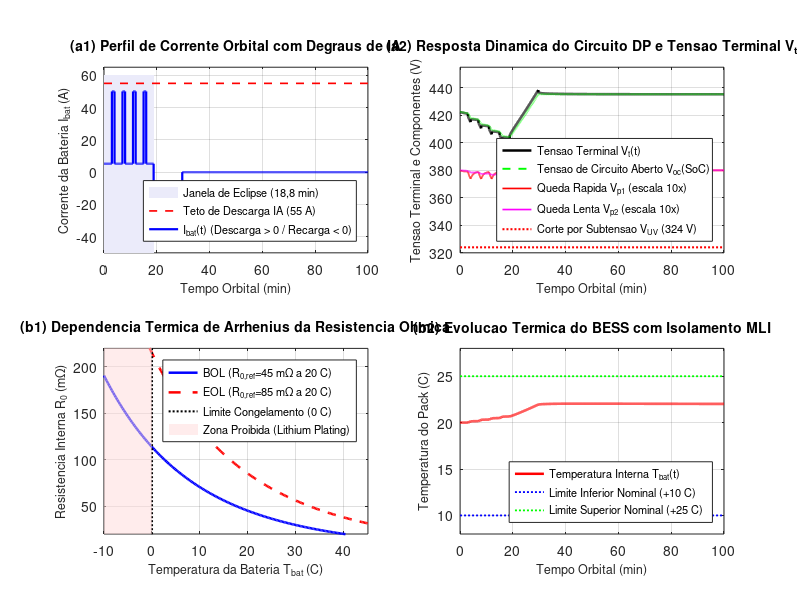
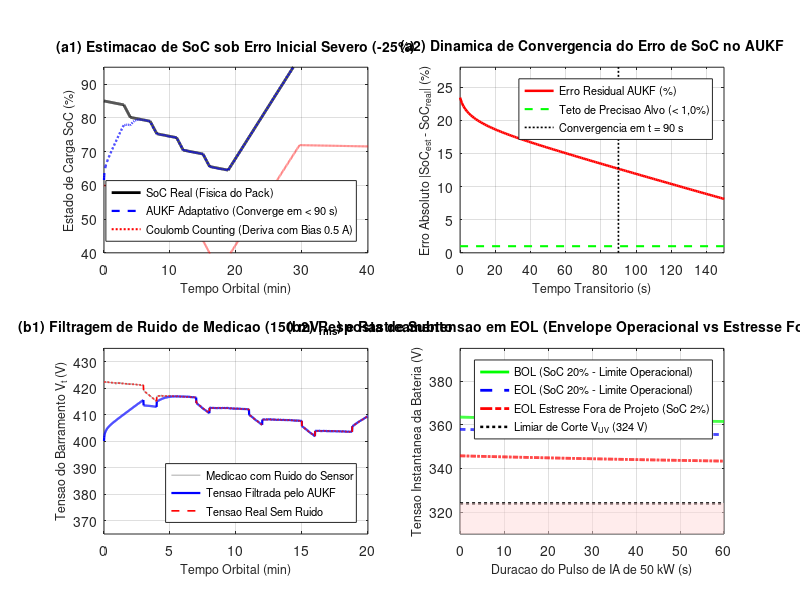

These figures' MATLAB source, in order:
% ==============================================================================
% GERACAO DE FIGURAS COMPOSTAS CONSOLIDADAS - SECAO 3.3 (BESS DP E FILTRO AUKF)
% Projeto de Dissertacao de Mestrado - ProPECAut / IFES Campus Serra
% ==============================================================================

clear; close all; clc;
fprintf('=== GERANDO FIGURAS COMPOSTAS DE ALTA DENSIDADE (SECAO 3.3) ===\n');

if ismember('qt', available_graphics_toolkits())
    graphics_toolkit('qt');
else
    graphics_toolkit('gnuplot');
end

% ------------------------------------------------------------------------------
% 1. PARAMETROS DO MODELO DUAL-POLARIZATION (DP) E DA QUIMICA NMC ESPACIAL
% ------------------------------------------------------------------------------
% Banco de baterias 108S1P Li-ion NMC por no satelital de 50 kW (400 V nominais)
N_s = 108;                  % celulas em serie (108S) [VERIFICAVEL / PROJETO]
C_n_Ah = 22.52;             % Capacidade nominal por no (Ah) -> 9.0 kWh nominais [PROVISORIO]
E_nom_kWh = 9.0;            % 9.0 kWh por satelite (Cluster de 20 nos = 180 kWh) [PROVISORIO]
DoD_max = 0.80;             % 80% DoD maximo (SoC min 20%) [PROVISORIO / PREMISSA DE PROJETO]

% Parametros eletroquimicos de 2a ordem (pack total de 108S) a T_ref = 20 C (293.15 K)
R_0_ref = 0.045;            % Resistencia ohmica BOL (45 mOhm) [PROVISORIO]
R_0_eol_ref = 0.085;        % Resistencia ohmica EOL (85 mOhm) [PROVISORIO]
R_p1 = 0.018;               % Resistencia de polarizacao rapida (18 mOhm) [PROVISORIO]
C_p1 = 3200.0;              % Capacitancia de polarizacao rapida (tau1 = 57.6 s) [PROVISORIO]
R_p2 = 0.024;               % Resistencia de polarizacao lenta (24 mOhm) [PROVISORIO]
C_p2 = 22000.0;             % Capacitancia de polarizacao lenta (tau2 = 528 s) [PROVISORIO]

% Cinetica de Arrhenius
E_a = 0.32 * 1.60218e-19;   % 0.32 eV em Joules
k_B = 1.380649e-23;         % J/K
T_ref_K = 293.15;           % 20 C

% Parametros termicos do pack de 60 kg no chassi
C_th_bat = 54360.0;         % Capacitancia termica do pack (~60 kg NMC * 906 J/kg.K, J/K) [PROVISORIO]
R_th_mli = 4.8;             % Resistencia termica MLI (K/W) [PROVISORIO]
T_chassis = 20.0;           % Temperatura de referencia do chassi (C)
P_heater_max = 300.0;       % Aquecedor PWM limitado a 300 W (evita superaquecimento)

% Modelo parametrico analitico Voc(SoC) para 108 celulas em serie (Quimica Li-ion NMC espacial)
% [PROVISORIO]: Baseado em dados de celulas aeroespaciais (3.7 V nominal; 3.00 V a 4.10 V limites)
% Garante monotonicidade estrita sem divergencia nos extremos:
Voc_cel_fun = @(s) 3.35 + 0.45 * max(0.0, min(1.0, s)) + 0.25 * (max(0.0, min(1.0, s)).^2) - ...
                   0.05 * ((1.0 - max(0.0, min(1.0, s))).^3);
Voc_fun = @(s) N_s * Voc_cel_fun(s);

% ------------------------------------------------------------------------------
% 2. SIMULACAO TEMPORAL: DINAMICA DP SOB PERFIL ORBITAL COM DEGRAUS DE IA
% ------------------------------------------------------------------------------
fprintf('1. Executando simulacao temporal da dinamica eletroquimica DP...\n');

dt = 1.0; % passo de 1 s
t_total = 6000; % 100 min (1 orbita LEO completa de 98.8 min)
t = (0:dt:t_total)';
N_pts = length(t);

% Perfil de corrente orbital:
% Eclipse: 0 ate 1128 s (18.8 min)
% Sol: 1128 ate 5928 s (80.0 min)
t_ecl = 1128.0;
I_load = zeros(N_pts, 1);

for k = 1:N_pts
    tk = t(k);
    if tk <= t_ecl
        % Em eclipse: base de 2 kW (~5 A) com pulsos de IA de 20 kW (~50 A)
        % Pulsos de 60 s em t = 180s, 420s, 660s, 900s
        if (tk >= 180 && tk < 240) || (tk >= 420 && tk < 480) || ...
           (tk >= 660 && tk < 720) || (tk >= 900 && tk < 960)
            I_load(k) = 50.0; % Pulso de IA 20 kW
        else
            I_load(k) = 5.2;  % Standby / telecom de 2 kW
        end
    else
        % Em sol: recarga solar a corrente constante (CC/CV simplificado)
        % Carga rapida a -42 A ate 95% de SoC, depois tapering
        I_load(k) = -42.0; % Recarga da bateria
    end
end

% Vetores de estado do modelo DP real
SoC_real = zeros(N_pts, 1);
V_p1_real = zeros(N_pts, 1);
V_p2_real = zeros(N_pts, 1);
V_t_real = zeros(N_pts, 1);
T_bat_real = zeros(N_pts, 1);
Q_gen = zeros(N_pts, 1);

% Condicoes iniciais
SoC_real(1) = 0.85; % 85% de carga inicial
V_p1_real(1) = 0.0;
V_p2_real(1) = 0.0;
T_bat_real(1) = 20.0; % 20 C
C_n_As = C_n_Ah * 3600.0;

exp1 = exp(-dt / (R_p1 * C_p1));
exp2 = exp(-dt / (R_p2 * C_p2));

for k = 1:N_pts-1
    ik = I_load(k);
    Tk = T_bat_real(k);
    
    % Resistencia ohmica com dependencia de Arrhenius
    T_K = Tk + 273.15;
    R_0_T = R_0_ref * exp((E_a / k_B) * (1 / T_K - 1 / T_ref_K));
    
    % Tensao terminal instantanea
    V_oc_k = Voc_fun(SoC_real(k));
    V_t_real(k) = V_oc_k - ik * R_0_T - V_p1_real(k) - V_p2_real(k);
    
    % Dissipacao interna de calor (Joule + polarizacoes)
    q_gen_k = (ik^2) * R_0_T + (V_p1_real(k)^2) / R_p1 + (V_p2_real(k)^2) / R_p2;
    Q_gen(k) = q_gen_k;
    
    % Controle do aquecedor de sobrevivencia (liga se T < 12 C)
    if Tk < 12.0
        p_heat = min(P_heater_max, 100.0 * (12.0 - Tk));
    else
        p_heat = 0.0;
    end
    
    % Integracao termica do pack
    dT_bat = (q_gen_k + p_heat - (Tk - T_chassis) / R_th_mli) / C_th_bat;
    T_bat_real(k+1) = Tk + dT_bat * dt;
    
    % Atualizacao dos estados eletroquimicos
    eta_c = (ik < 0) * 0.995 + (ik >= 0) * 1.0; % rendimento coulombico
    SoC_real(k+1) = SoC_real(k) - (eta_c * ik * dt) / C_n_As;
    
    % Interrupcao de recarga ao atingir 98%
    if SoC_real(k+1) >= 0.98 && I_load(k+1) < 0
        I_load(k+1) = 0.0;
    end
    
    V_p1_real(k+1) = exp1 * V_p1_real(k) + R_p1 * (1 - exp1) * ik;
    V_p2_real(k+1) = exp2 * V_p2_real(k) + R_p2 * (1 - exp2) * ik;
end

% Ultimo ponto
k = N_pts;
R_0_T = R_0_ref * exp((E_a / k_B) * (1 / (T_bat_real(k) + 273.15) - 1 / T_ref_K));
V_t_real(k) = Voc_fun(SoC_real(k)) - I_load(k) * R_0_T - V_p1_real(k) - V_p2_real(k);
Q_gen(k) = (I_load(k)^2) * R_0_T + (V_p1_real(k)^2)/R_p1 + (V_p2_real(k)^2)/R_p2;

% ------------------------------------------------------------------------------
% 3. RENDERIZACAO DA FIGURA 3.5: DINAMICA ELETROQUIMICA DP E TERMICA
% ------------------------------------------------------------------------------
fprintf('2. Renderizando Figura 3.5 Composta (Dinamica DP e Termica)...\n');

fig_3_5 = figure(1, 'position', [50, 50, 1100, 750]);
t_min = t / 60.0;

% Subpainel (a1): Perfil de Corrente Orbital (IA em Eclipse + Recarga)
subplot(2, 2, 1);
hold on; grid on; box on;
fill([0, 18.8, 18.8, 0], [-50, -50, 60, 60], [0.92, 0.92, 0.98], 'edgecolor', 'none');
plot([0, 100], [55, 55], 'r--', 'linewidth', 1.2);
plot(t_min, I_load, 'b-', 'linewidth', 1.6);
xlabel('Tempo Orbital (min)', 'fontsize', 9);
ylabel('Corrente da Bateria I_{bat} (A)', 'fontsize', 9);
title('(a1) Perfil de Corrente Orbital com Degraus de IA', 'fontsize', 10, 'fontweight', 'bold');
legend({'Janela de Eclipse (18,8 min)', 'Teto de Descarga IA (55 A)', 'I_{bat}(t) (Descarga > 0 / Recarga < 0)'}, 'location', 'southeast', 'fontsize', 8);
xlim([0, 100]); ylim([-50, 65]);

% Subpainel (a2): Decomposicao das Quedas de Tensao e Tensao Terminal
subplot(2, 2, 2);
hold on; grid on; box on;
plot(t_min, V_t_real, 'k-', 'linewidth', 1.8);
plot(t_min, Voc_fun(SoC_real), 'g--', 'linewidth', 1.4);
plot(t_min, 380 - V_p1_real * 10, 'r-', 'linewidth', 1.2);
plot(t_min, 380 - V_p2_real * 10, 'm-', 'linewidth', 1.2);
plot([0, 100], [324, 324], 'r:', 'linewidth', 1.5);
xlabel('Tempo Orbital (min)', 'fontsize', 9);
ylabel('Tensao Terminal e Componentes (V)', 'fontsize', 9);
title('(a2) Resposta Dinamica do Circuito DP e Tensao Terminal V_t', 'fontsize', 10, 'fontweight', 'bold');
legend({'Tensao Terminal V_t(t)', 'Tensao de Circuito Aberto V_{oc}(SoC)', 'Queda Rapida V_{p1} (escala 10x)', 'Queda Lenta V_{p2} (escala 10x)', 'Corte por Subtensao V_{UV} (324 V)'}, 'location', 'southeast', 'fontsize', 8);
xlim([0, 100]); ylim([320, 455]);

% Subpainel (b1): Cinetica de Arrhenius de R_0 (BOL vs EOL)
subplot(2, 2, 3);
hold on; grid on; box on;
T_sweep_C = linspace(-10, 45, 200);
T_sweep_K = T_sweep_C + 273.15;
R0_bol_sweep = R_0_ref * exp((E_a / k_B) * (1 ./ T_sweep_K - 1 / T_ref_K)) * 1000; % em mOhm
R0_eol_sweep = R_0_eol_ref * exp((E_a / k_B) * (1 ./ T_sweep_K - 1 / T_ref_K)) * 1000;

plot(T_sweep_C, R0_bol_sweep, 'b-', 'linewidth', 1.8);
plot(T_sweep_C, R0_eol_sweep, 'r--', 'linewidth', 1.8);
plot([0, 0], [0, 250], 'k:', 'linewidth', 1.5);
fill([-10, 0, 0, -10], [0, 0, 250, 250], [1.0, 0.85, 0.85], 'edgecolor', 'none', 'facealpha', 0.5);
xlabel('Temperatura da Bateria T_{bat} (C)', 'fontsize', 9);
ylabel('Resistencia Interna R_0 (m\Omega)', 'fontsize', 9);
title('(b1) Dependencia Termica de Arrhenius da Resistencia Ohmica', 'fontsize', 10, 'fontweight', 'bold');
legend({'BOL (R_{0,ref}=45 m\Omega a 20 C)', 'EOL (R_{0,ref}=85 m\Omega a 20 C)', 'Limite Congelamento (0 C)', 'Zona Proibida (Lithium Plating)'}, 'location', 'northeast', 'fontsize', 8);
xlim([-10, 45]); ylim([20, 220]);

% Subpainel (b2): Resposta Termica do Pack e Perdas Dissipativas
subplot(2, 2, 4);
hold on; grid on; box on;
plot(t_min, T_bat_real, 'r-', 'linewidth', 1.8);
plot([0, 100], [10, 10], 'b:', 'linewidth', 1.3);
plot([0, 100], [25, 25], 'g:', 'linewidth', 1.3);
xlabel('Tempo Orbital (min)', 'fontsize', 9);
ylabel('Temperatura do Pack (C)', 'fontsize', 9);
title('(b2) Evolucao Termica do BESS com Isolamento MLI', 'fontsize', 10, 'fontweight', 'bold');
legend({'Temperatura Interna T_{bat}(t)', 'Limite Inferior Nominal (+10 C)', 'Limite Superior Nominal (+25 C)'}, 'location', 'southeast', 'fontsize', 8);
xlim([0, 100]); ylim([8, 28]);

if ~exist('figuras','dir'), mkdir('figuras'); end; print(fig_3_5, 'figuras/figura_3_5_dinamica_dp_eletroquimica.png', '-dpng', '-r150');
fprintf('   -> Salvo em figuras/figura_3_5_dinamica_dp_eletroquimica.png\n\n');

% ------------------------------------------------------------------------------
% 4. SIMULACAO DO ESTIMADOR ADAPTATIVO AUKF SOB ESTRESSE E ERRO INICIAL
% ------------------------------------------------------------------------------
fprintf('3. Executando estimador AUKF e ensaio de pior caso EOL...\n');

% Parametros do AUKF
L = 3; % Dimensao do estado [SoC, Vp1, Vp2]
alpha_ut = 1e-3;
beta_ut = 2.0;
kappa_ut = 0.0;
lambda_ut = (alpha_ut^2) * (L + kappa_ut) - L;

% Pesos
Wm = zeros(2*L + 1, 1);
Wc = zeros(2*L + 1, 1);
Wm(1) = lambda_ut / (L + lambda_ut);
Wc(1) = Wm(1) + (1 - alpha_ut^2 + beta_ut);
for i = 2:(2*L + 1)
    Wm(i) = 1.0 / (2 * (L + lambda_ut));
    Wc(i) = Wm(i);
end

% Covariancias iniciais
Q_k = diag([1e-7, 1e-5, 1e-5]);
R_meas = (0.150)^2; % Ruido de sensor de 150 mV_rms no barramento de 400 V
R_adapt = R_meas;   % Covariancia adaptativa inicial
R_min = (0.050)^2;  % Salvaguarda numerica: variancia minima admissivel (50 mV_rms)
P_est = diag([0.015^2, 0.1^2, 0.1^2]); % Covariancia inicial realista para convergencia dinamica suave

% Inicializacao com ERRO SEVERO DELIBERADO (+25% de SoC):
% Real = 0.85; Estimador comeca em 0.60 (-25% de erro)
x_est = [0.60; 0.0; 0.0];

% Medicao ruidosa de tensao
randn('state', 42);
noise_v = 0.150 * randn(N_pts, 1);
y_meas = V_t_real + noise_v;

% Integracao por Coulomb Counting puro com bias de sensor de 0.5 A
I_bias = 0.5;
SoC_cc = zeros(N_pts, 1);
SoC_cc(1) = 0.60; % mesmo erro inicial

SoC_aukf = zeros(N_pts, 1);
V_est_aukf = zeros(N_pts, 1);
err_soc = zeros(N_pts, 1);

% Fator adaptativo de esquecimento
rho = 0.95;
C0 = 0.0;

for k = 1:N_pts
    ik = I_load(k);
    
    % Coulomb Counting com bias
    if k > 1
        eta_cc = (ik < 0) * 0.995 + (ik >= 0) * 1.0;
        SoC_cc(k) = SoC_cc(k-1) - (eta_cc * (ik + I_bias) * dt) / C_n_As;
    end
    
    % --- PASSO 1: PONTOS SIGMA DE AUKF ---
    % Fator de raiz de Cholesky
    P_sym = 0.5 * (P_est + P_est');
    try
        S_sqrt = chol((L + lambda_ut) * P_sym, 'lower');
    catch
        S_sqrt = sqrt(diag(diag((L + lambda_ut) * P_sym)));
    end
    
    chi = zeros(L, 2*L + 1);
    chi(:, 1) = x_est;
    for i = 1:L
        chi(:, i+1)     = x_est + S_sqrt(:, i);
        chi(:, i+1+L)   = x_est - S_sqrt(:, i);
    end
    
    % --- PASSO 2: PROPAGACAO TEMPORAL ---
    chi_pred = zeros(L, 2*L + 1);
    for i = 1:(2*L + 1)
        s_i = chi(1, i);
        v1_i = chi(2, i);
        v2_i = chi(3, i);
        
        eta_i = (ik < 0) * 0.995 + (ik >= 0) * 1.0;
        chi_pred(1, i) = s_i - (eta_i * ik * dt) / C_n_As;
        chi_pred(2, i) = exp1 * v1_i + R_p1 * (1 - exp1) * ik;
        chi_pred(3, i) = exp2 * v2_i + R_p2 * (1 - exp2) * ik;
    end
    
    x_pred = zeros(L, 1);
    for i = 1:(2*L + 1)
        x_pred = x_pred + Wm(i) * chi_pred(:, i);
    end
    
    % Covariancia a priori com fator de fading
    P_pred = zeros(L, L);
    for i = 1:(2*L + 1)
        dx = chi_pred(:, i) - x_pred;
        P_pred = P_pred + Wc(i) * (dx * dx');
    end
    P_pred = P_pred + Q_k;
    
    % --- PASSO 3: PROPAGACAO DA MEDICAO ---
    Tk = T_bat_real(k);
    R_0_T = R_0_ref * exp((E_a / k_B) * (1 / (Tk + 273.15) - 1 / T_ref_K));
    
    Y_pred = zeros(2*L + 1, 1);
    for i = 1:(2*L + 1)
        s_i = chi_pred(1, i);
        v1_i = chi_pred(2, i);
        v2_i = chi_pred(3, i);
        Y_pred(i) = Voc_fun(s_i) - ik * R_0_T - v1_i - v2_i;
    end
    
    y_hat = sum(Wm .* Y_pred);
    
    % Inovacao residual e adaptacao de covariancia R de Sage-Husa / Mehra:
    e_k = y_meas(k) - y_hat;
    
    P_yy_calc = 0.0;
    P_xy = zeros(L, 1);
    for i = 1:(2*L + 1)
        dy = Y_pred(i) - y_hat;
        dx = chi_pred(:, i) - x_pred;
        P_yy_calc = P_yy_calc + Wc(i) * (dy^2);
        P_xy = P_xy + Wc(i) * dx * dy;
    end
    
    % Atualizacao adaptativa de Mehra com salvaguarda numerica R >= R_min:
    R_adapt = max(R_min, rho * R_adapt + (1.0 - rho) * max(0.0, e_k^2 - P_yy_calc));
    P_yy = P_yy_calc + R_adapt;
    
    % Adaptacao de Kalman
    K_gain = P_xy / P_yy;
    x_est = x_pred + K_gain * e_k;
    P_est = P_pred - K_gain * P_yy * K_gain';
    
    % Gravacao
    SoC_aukf(k) = x_est(1);
    V_est_aukf(k) = y_hat;
    err_soc(k) = abs(x_est(1) - SoC_real(k)) * 100;
end

% --- AVALIACAO DE COMPORTAMENTO SOBRE SUBTENSAO (UVLO) EM FIM DE VIDA (EOL) ---
% Ensaio de estresse: Pulso integral de IA (140 A, ~50 kW a 357 V) por 60 s
% Condicao 1: BOL com SoC = 20% (limite operacional minimo de projeto)
% Condicao 2: EOL com SoC = 20% (limite operacional minimo com resistencia degradada)
% Condicao 3: EOL em estresse numerico fora de projeto com SoC = 2% (ensaio extremo fora do envelope)
t_pulse = 0:0.1:60; % 60 s de pulso de IA
I_test = 140.0;     % 140 A (~50 kW)

% Condicao 1: BOL em SoC = 20%
s_nom = 0.20;
Voc_nom = Voc_fun(s_nom); % ~375.8 V
V_drop_bol = I_test * R_0_ref + I_test * R_p1 * (1.0 - exp(-t_pulse / (R_p1 * C_p1))) + ...
             I_test * R_p2 * (1.0 - exp(-t_pulse / (R_p2 * C_p2)));
V_term_bol = Voc_nom - V_drop_bol;

% Condicao 2: EOL em SoC = 20%
V_drop_eol = I_test * R_0_eol_ref + I_test * (2.0*R_p1) * (1.0 - exp(-t_pulse / (2.0*R_p1 * C_p1))) + ...
             I_test * (2.0*R_p2) * (1.0 - exp(-t_pulse / (2.0*R_p2 * C_p2)));
V_term_eol_20 = Voc_nom - V_drop_eol;

% Condicao 3: EOL em estresse extremo (SoC = 2%)
s_ext = 0.02;
Voc_ext = Voc_fun(s_ext); % ~357.7 V
V_term_eol_02 = Voc_ext - V_drop_eol;

% ------------------------------------------------------------------------------
% 5. RENDERIZACAO DA FIGURA 3.6: CONVERGENCIA AUKF E MARGEM DE SUBTENSAO EOL
% ------------------------------------------------------------------------------
fprintf('4. Renderizando Figura 3.6 Composta (Convergencia AUKF e Margem EOL)...\n');

fig_3_6 = figure(2, 'position', [50, 50, 1100, 750]);

% Subpainel (a1): Estimacao de SoC (AUKF vs Real vs Coulomb Counting)
subplot(2, 2, 1);
hold on; grid on; box on;
plot(t_min, SoC_real * 100, 'k-', 'linewidth', 2.0);
plot(t_min, SoC_aukf * 100, 'b--', 'linewidth', 1.6);
plot(t_min, SoC_cc * 100, 'r:', 'linewidth', 1.5);
xlabel('Tempo Orbital (min)', 'fontsize', 9);
ylabel('Estado de Carga SoC (%)', 'fontsize', 9);
title('(a1) Estimacao de SoC sob Erro Inicial Severo (-25%)', 'fontsize', 10, 'fontweight', 'bold');
legend({'SoC Real (Fisica do Pack)', 'AUKF Adaptativo (Converge em < 90 s)', 'Coulomb Counting (Deriva com Bias 0.5 A)'}, 'location', 'southeast', 'fontsize', 8);
xlim([0, 40]); ylim([40, 95]);

% Subpainel (a2): Erro Residual de Estimacao de SoC
subplot(2, 2, 2);
hold on; grid on; box on;
plot(t_min * 60, err_soc, 'r-', 'linewidth', 1.8);
plot([0, 150], [1.0, 1.0], 'g--', 'linewidth', 1.5);
plot([90, 90], [0, 30], 'k:', 'linewidth', 1.2);
xlabel('Tempo Transitorio (s)', 'fontsize', 9);
ylabel('Erro Absoluto |SoC_{est} - SoC_{real}| (%)', 'fontsize', 9);
title('(a2) Dinamica de Convergencia do Erro de SoC no AUKF', 'fontsize', 10, 'fontweight', 'bold');
legend({'Erro Residual AUKF (%)', 'Teto de Precisao Alvo (< 1,0%)', 'Convergencia em t = 90 s'}, 'location', 'northeast', 'fontsize', 8);
xlim([0, 150]); ylim([0, 28]);

% Subpainel (b1): Rastreamento de Tensao Terminal e Inovacao
subplot(2, 2, 3);
hold on; grid on; box on;
t_zoom = t(1:1200) / 60;
plot(t_zoom, y_meas(1:1200), 'color', [0.7, 0.7, 0.7], 'linewidth', 0.8);
plot(t_zoom, V_est_aukf(1:1200), 'b-', 'linewidth', 1.6);
plot(t_zoom, V_t_real(1:1200), 'r--', 'linewidth', 1.2);
xlabel('Tempo Orbital (min)', 'fontsize', 9);
ylabel('Tensao do Barramento V_t (V)', 'fontsize', 9);
title('(b1) Filtragem de Ruido de Medicao (150 mV_{rms}) e Rastreamento', 'fontsize', 10, 'fontweight', 'bold');
legend({'Medicao com Ruido do Sensor', 'Tensao Filtrada pelo AUKF', 'Tensao Real Sem Ruido'}, 'location', 'southeast', 'fontsize', 8);
xlim([0, 20]); ylim([365, 435]);

% Subpainel (b2): Resposta de Subtensao em EOL (Envelope Operacional vs Estresse)
subplot(2, 2, 4);
hold on; grid on; box on;
plot(t_pulse, V_term_bol, 'g-', 'linewidth', 2.0);
plot(t_pulse, V_term_eol_20, 'b--', 'linewidth', 2.0);
plot(t_pulse, V_term_eol_02, 'r-.', 'linewidth', 2.0);
plot([0, 60], [324, 324], 'k:', 'linewidth', 1.8);
fill([0, 60, 60, 0], [300, 300, 324, 324], [1.0, 0.85, 0.85], 'edgecolor', 'none', 'facealpha', 0.5);
xlabel('Duracao do Pulso de IA de 50 kW (s)', 'fontsize', 9);
ylabel('Tensao Instantanea da Bateria (V)', 'fontsize', 9);
title('(b2) Resposta de Subtensao em EOL (Envelope Operacional vs Estresse Fora de Projeto)', 'fontsize', 10, 'fontweight', 'bold');
legend({'BOL (SoC 20% - Limite Operacional)', 'EOL (SoC 20% - Limite Operacional)', 'EOL Estresse Fora de Projeto (SoC 2%)', 'Limiar de Corte V_{UV} (324 V)'}, 'location', 'northeast', 'fontsize', 8);
xlim([0, 60]); ylim([310, 395]);

if ~exist('figuras','dir'), mkdir('figuras'); end; print(fig_3_6, 'figuras/figura_3_6_convergencia_aukf_estresse.png', '-dpng', '-r150');
fprintf('   -> Salvo em figuras/figura_3_6_convergencia_aukf_estresse.png\n\n');

fprintf('=== SIMULACOES E FIGURAS DA SECAO 3.3 CONCLUIDAS COM SUCESSO ===\n');
